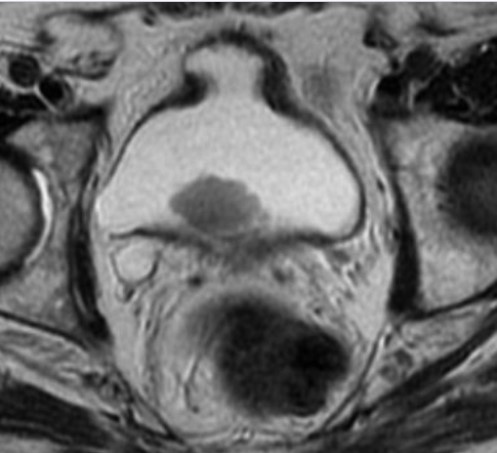
#> input picture cancer.jpg, 497 x 453 px
$ jupyter execute fourier_transform.ipynb
#> lines starting #> are read from the running program, lines starting #| are printed output that depends on the picture
### Fourier Transform

The Fourier Transform (FT) is a mathematical technique used to transform an image from the spatial domain into the frequency domain. It breaks down an image into its sine and cosine components, allowing analysis of patterns based on their frequency rather than pixel intensity.

In image processing, this helps in identifying textures, edges, and repetitive patterns that are not easily captured in the spatial domain

#### Steps for Feature Extraction

- Convert the image to grayscale for simplicity and consistency.

- Apply Discrete Fourier Transform (DFT) using cv.dft() to get complex frequency components (real and imaginary parts).

- Shift the zero-frequency component (DC component) to the center of the spectrum using np.fft.fftshift().

- Calculate the magnitude spectrum to get the intensity of frequency components using cv.magnitude().

- Flatten the magnitude spectrum to produce a 1D feature vector representing the frequency characteristics of the image.

#### Returns

- A 1D feature vector representing the strength of frequency components in the image.

- The feature vector length depends on the image size (e.g., for a 128×128 image → 16,384 values)

#### Advantages

- Captures global texture and frequency-based features that may not be obvious in pixel-based representations.

- Invariant to small translations in the spatial domain.

- Useful for detecting repetitive patterns, periodic textures, or directional edges.

#### For more information follow the below links:

[An Interactive Guide To The Fourier Transform](https://betterexplained.com/articles/an-interactive-guide-to-the-fourier-transform/)

[Edge detection in images using Fourier Transform](https://akshaysin.github.io/fourier_transform.html)

[cell 1]
import cv2 as cv
import numpy as np
import matplotlib.pyplot as plt

# Step 1: Read and preprocess the image
image_path = 'cancer.jpg'
original_image = cv.imread(image_path)
#> original_image is the input picture: shape (453, 497, 3); mean B, G, R 104, 103.9, 103.9

if original_image is None:
    raise FileNotFoundError(f"Image not found at path: {image_path}")

# Convert to grayscale
gray_image = cv.cvtColor(original_image, cv.COLOR_BGR2GRAY)

# Step 2: Compute the Discrete Fourier Transform (DFT)
# Convert image to float32 for DFT
float_image = np.float32(gray_image)

# Apply DFT to get complex output (real + imaginary parts)
dft_result = cv.dft(float_image, flags=cv.DFT_COMPLEX_OUTPUT)

# Step 3: Shift the zero-frequency component to the center of the spectrum
# Rearranging so that the low-frequency components are at the center
dft_shifted = np.fft.fftshift(dft_result)

# Step 4: Compute magnitude spectrum from real and imaginary parts
# This shows the strength of frequency components
magnitude_spectrum = 20 * np.log(
    cv.magnitude(dft_shifted[:, :, 0], dft_shifted[:, :, 1]) + 1e-5  # small value to avoid log(0)
)
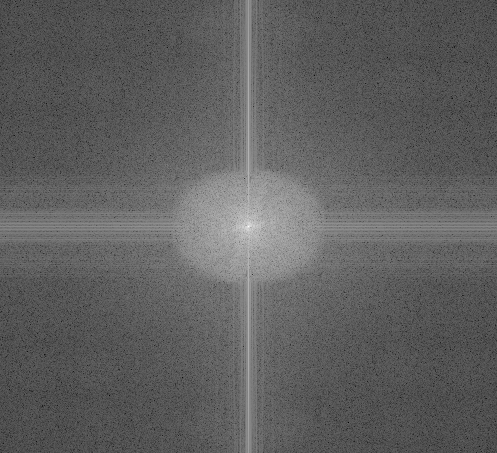
#> magnitude_spectrum: shape (453, 497) float32; min -9.15, max 339.4, mean 121.7; drawn with min black and max white

# Step 5: Flatten the magnitude spectrum to use as a feature vector
feature_vector = magnitude_spectrum.reshape(-1)

print(f"Feature vector length: {len(feature_vector)}")
#| Feature vector length: 225141
print(f"Max value: {np.max(feature_vector):.2f}, Min value: {np.min(feature_vector):.2f}")
#| Max value: 339.37, Min value: -9.15

# Optional: Visualize the magnitude spectrum
plt.figure(figsize=(6, 6))
plt.imshow(magnitude_spectrum, cmap='gray')
plt.title('Magnitude Spectrum (Fourier Transform)')
plt.axis('off')
plt.tight_layout()
plt.show()
